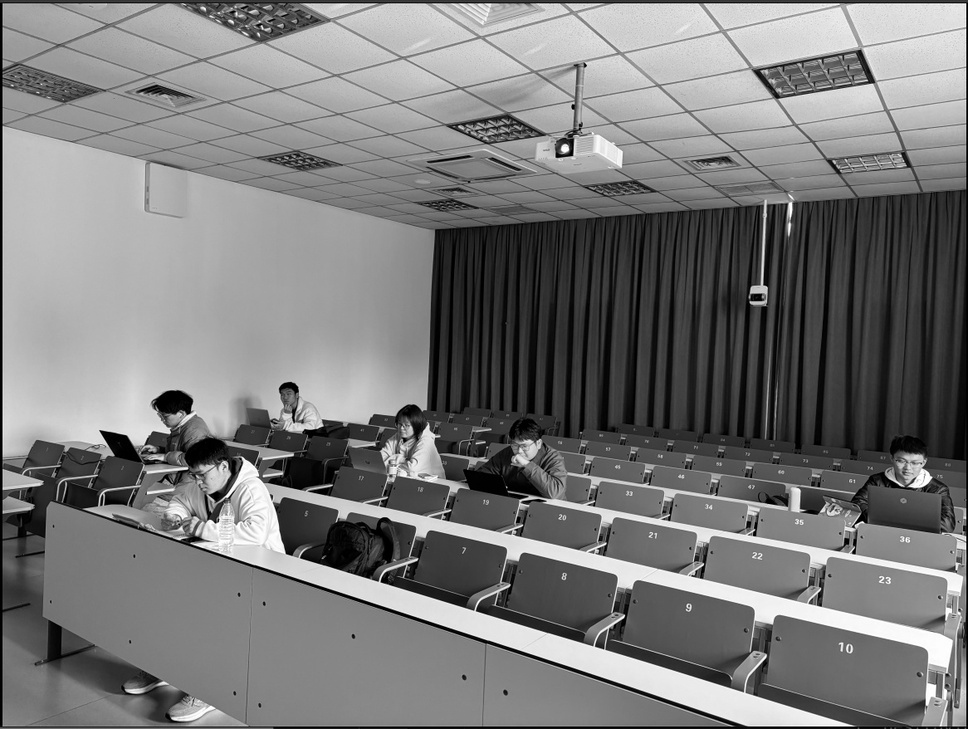
//> input picture hw7/assets/imgB.jpg, 968 x 729 px, shrunk from 1166 x 878 before the run
$ ./blur_restoration   (built with g++ and OpenCV 4)
//> lines starting //> are read from the running program, lines starting //| are printed output that depends on the picture; after the words box and inside, x2 and y2 are one past the last pixel; in counts of white or black regions, pixels touching at a corner belong together
#include <opencv2/opencv.hpp>
#include <iostream>
#include <cmath>

using namespace cv;
using namespace std;

// 四象限交换
void fftShift(Mat& mag) {
    int cx = mag.cols / 2;
    int cy = mag.rows / 2;
    Mat tmp;
    Mat q0(mag, Rect(0, 0, cx, cy));
    Mat q1(mag, Rect(cx, 0, cx, cy));
    Mat q2(mag, Rect(0, cy, cx, cy));
    Mat q3(mag, Rect(cx, cy, cx, cy));

    q0.copyTo(tmp);
    q3.copyTo(q0);
    tmp.copyTo(q3);

    q1.copyTo(tmp);
    q2.copyTo(q1);
    tmp.copyTo(q2);
}

// 生成运动模糊核（直接生成频率域）
Mat generateMotionBlurKernel(Size size, int len, double angle_deg) {
    Mat kernel = Mat::zeros(size, CV_32F);
    Point center(size.width / 2, size.height / 2);
    double angle_rad = angle_deg * CV_PI / 180.0;

    int dx = static_cast<int>(round((len/2) * cos(angle_rad)));
    int dy = static_cast<int>(round((len/2) * sin(angle_rad)));
    Point end1(center.x - dx, center.y - dy);
    Point end2(center.x + dx, center.y + dy);
    line(kernel, end1, end2, Scalar(1.0/len), 1);

    fftShift(kernel);
    Mat planesH[] = { Mat_<float>(kernel.clone()), Mat::zeros(kernel.size(), CV_32F) };
    Mat H;
    merge(planesH, 2, H);
    dft(H, H, DFT_COMPLEX_OUTPUT);

    return H;
}

// 生成大气湍流传递函数
// [68 lines left out: functions generateAtmosphericTurbulenceKernel, constrainedLeastSquaresFilter, not called in this run]

/// @brief 维纳滤波
/// @param complexDegraded
/// @param H
/// @param K
/// @return
Mat wienerFilter(const Mat& complexDegraded, const Mat& H, double K) {
    Mat H_planes[2];
    split(H, H_planes);

    Mat H_conj_planes[] = {H_planes[0], -H_planes[1]};
    Mat H_conj;
    merge(H_conj_planes, 2, H_conj);

    Mat H_mag_abs;
    magnitude(H_planes[0], H_planes[1], H_mag_abs);
    Mat H_mag_sq = H_mag_abs.mul(H_mag_abs);

    Mat numerator;
    mulSpectrums(complexDegraded, H_conj, numerator, 0, true);
    // cout << "numerator:" << numerator << endl;

    Mat denominator;
    // Mat denom_planes[] = {H_mag_sq + K, Mat::zeros(H_mag_sq.size(), CV_32F)};
    // 这里不是复数除法，只有实数部分，但是divide是分别相除，因此两个部分都设置为H_mag_sq + K
    Mat denom_planes[] = {H_mag_sq + K, H_mag_sq + K};
    merge(denom_planes, 2, denominator);

    Mat F_hat;
    divide(numerator, denominator, F_hat);

    Mat test[2];
    split(F_hat, test);

    Mat mag, logMag;
    magnitude(test[0], test[1], mag);
    fftShift(mag);
    mag += Scalar::all(1);
    log(mag, logMag);

    normalize(logMag, logMag, 0, 255, NORM_MINMAX);
    Mat spectrum;
    logMag.convertTo(spectrum, CV_8UC1);
    imshow("Spectrum of test[0]", spectrum);

    merge(test, 2, F_hat);
    idft(F_hat, F_hat, DFT_SCALE);

    Mat planes[2];
    split(F_hat, planes);
    Mat restored;
    normalize(planes[0], restored, 0, 1, NORM_MINMAX);

    return restored;
}

int main() {
    Mat img = imread("../assets/imgB.jpg");
//> img is the input picture: 729 rows x 968 cols, CV_8UC3; min 0, max 255, mean 122.2
    if (img.empty()) {
        cout << "图像加载失败！" << endl;
        return -1;
    }

    Mat grayImg;
    cvtColor(img, grayImg, COLOR_BGR2GRAY);
    grayImg.convertTo(grayImg, CV_32F);
//> grayImg: 729 rows x 968 cols, CV_32FC1

    int M = getOptimalDFTSize(grayImg.rows);
//> M = 729
    int N = getOptimalDFTSize(grayImg.cols);
//> N = 972
    Mat padded;
    copyMakeBorder(grayImg, padded, 0, M-grayImg.rows, 0, N-grayImg.cols, BORDER_REPLICATE); // 改用BORDER_REPLICATE减少边缘效应
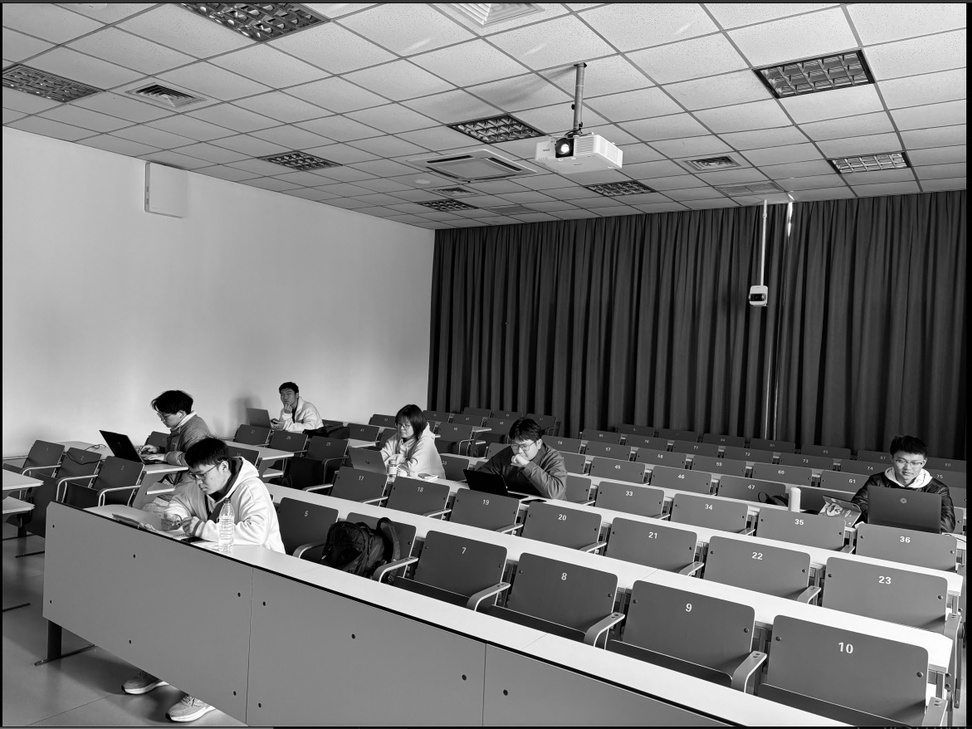
//> padded: 729 rows x 972 cols, CV_32FC1; min 0, max 255, mean 121.7

    Mat H;
    int choice;
    cout << "选择退化模型 (1: 运动模糊, 2: 大气湍流): ";
    cin >> choice;
//> the answer given: 1

    if (choice == 1) {
        int len = 20;
        double angle = 0;
        H = generateMotionBlurKernel(padded.size(), len, angle);
//> in generateMotionBlurKernel, `line(kernel, end1, end2, Scalar(1.0/len), 1);`:
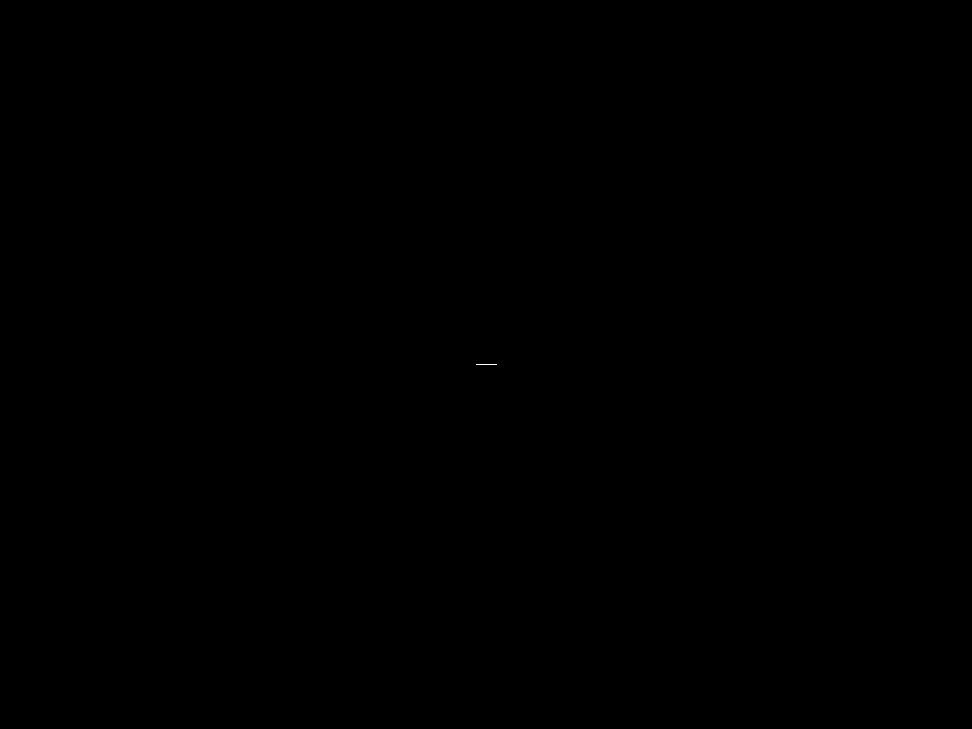
//> kernel: 729 rows x 972 cols, CV_32FC1; values 0 (black) and 0.05 (white), 0% white in thin lines or dots, all inside (x1, y1, x2, y2) = (476, 364, 497, 365)
    } else if (choice == 2) {
        double k = 0.0025;
        H = generateAtmosphericTurbulenceKernel(padded.size(), k);
    } else {
        cout << "无效选择！" << endl;
        return -1;
    }

    Mat planes[] = {padded, Mat::zeros(padded.size(), CV_32F)};
//> planes[1]: 729 rows x 972 cols, CV_32FC1; every value is 0
    Mat complexImg;
    merge(planes, 2, complexImg);
    dft(complexImg, complexImg);

    mulSpectrums(complexImg, H, complexImg, 0);

    idft(complexImg, complexImg, DFT_SCALE);
    split(complexImg, planes);
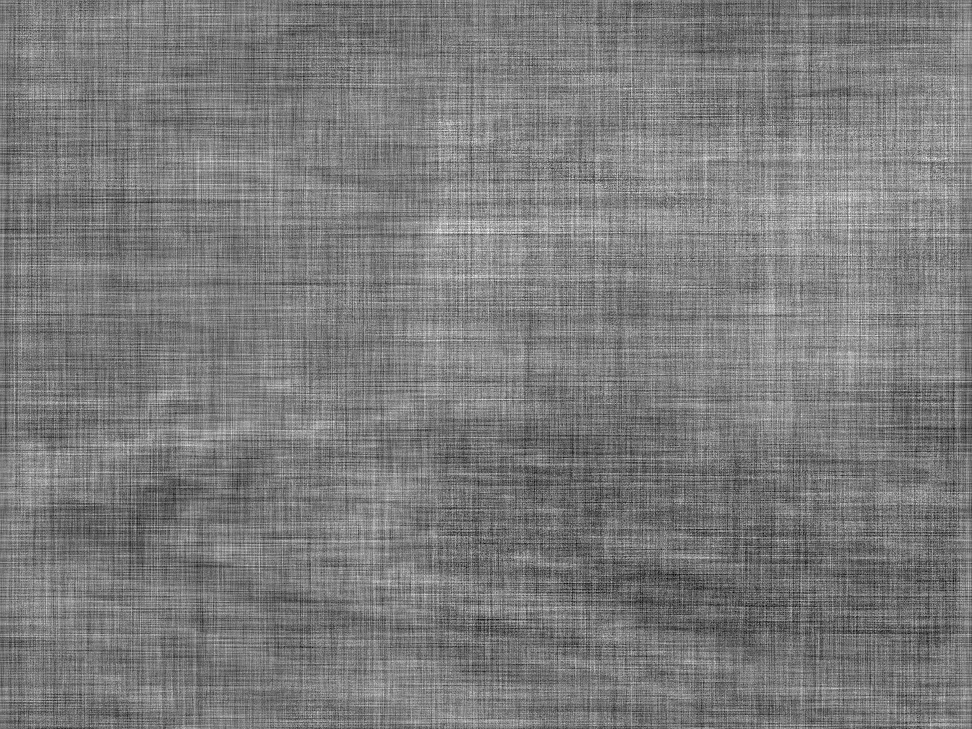
//> planes[1]: 729 rows x 972 cols, CV_32FC1; min -4.74e-05, max 5.05e-05, mean 3.15e-14; drawn with min black and max white
    Mat degraded;
    normalize(planes[0], degraded, 0, 1, NORM_MINMAX);

    Mat planesDegraded[] = {degraded, Mat::zeros(degraded.size(), CV_32F)};
    Mat complexDegraded;
    merge(planesDegraded, 2, complexDegraded);
    dft(complexDegraded, complexDegraded);

    int method;
    cout << "\n选择复原方法 (1: 维纳滤波, 2: 约束最小二乘): ";
    cin >> method;
//> the answer given: 1

    Mat restored;
    switch (method) {
        case 1: {
            double K = 0.01;
            restored = wienerFilter(complexDegraded, H, K);
//> in wienerFilter, `imshow("Spectrum of test[0]", spectrum);`:
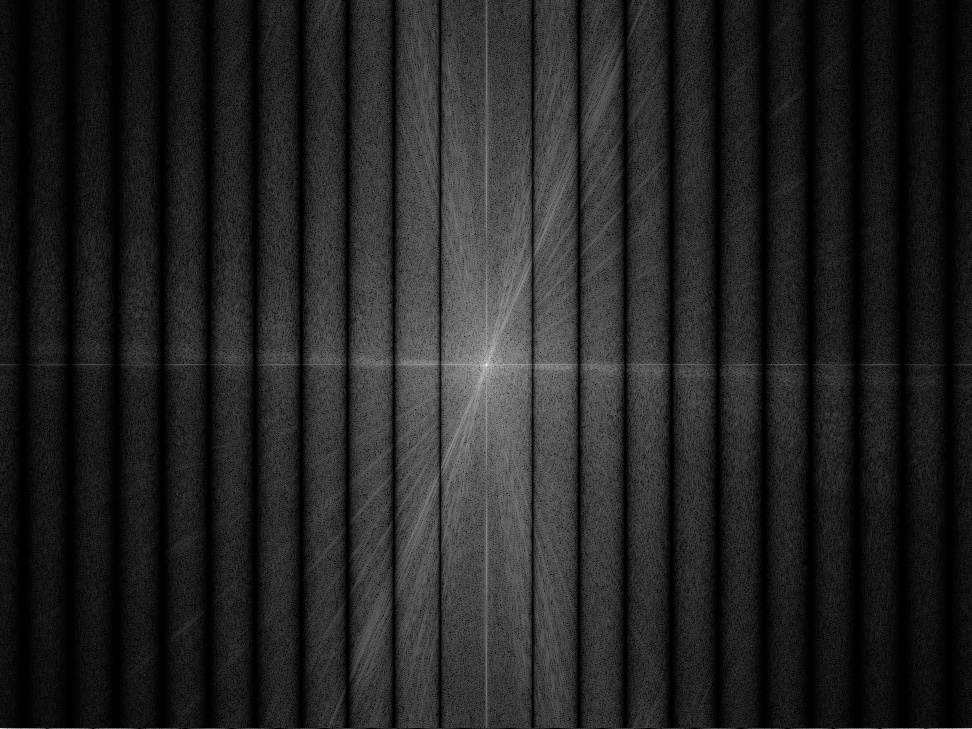
//> window 'Spectrum of test[0]': 729 rows x 972 cols, CV_8UC1; min 0, max 255, mean 35.6
//> in wienerFilter, `split(F_hat, planes);`:
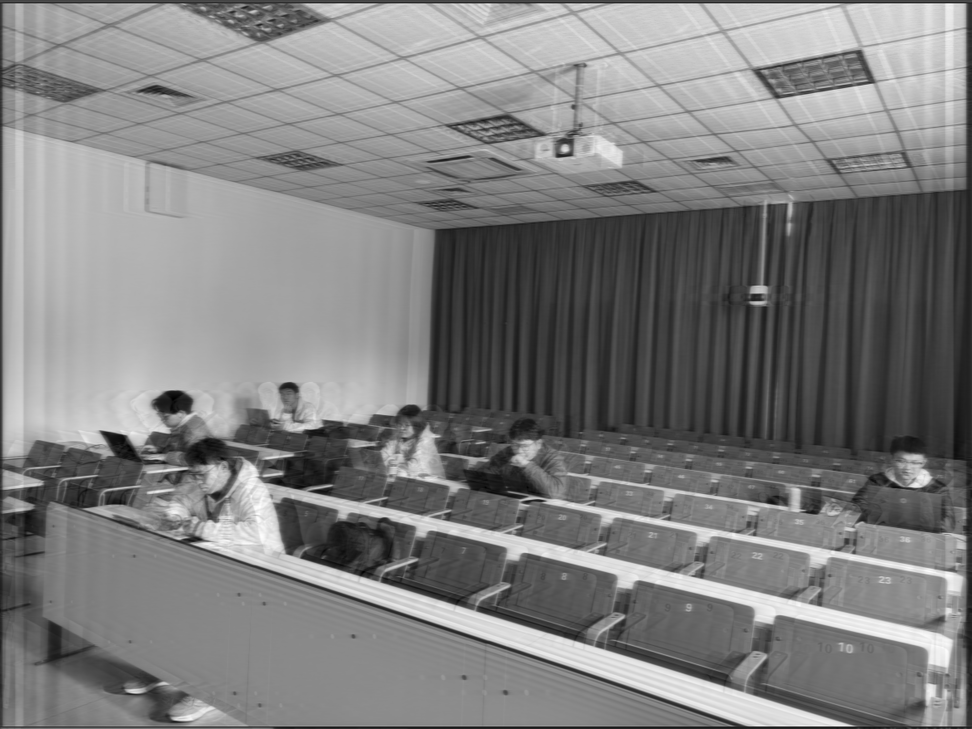
//> planes[0]: 729 rows x 972 cols, CV_32FC1; min -0.101, max 1, mean 0.451; drawn with min black and max white
//> in wienerFilter, `split(F_hat, planes);`:
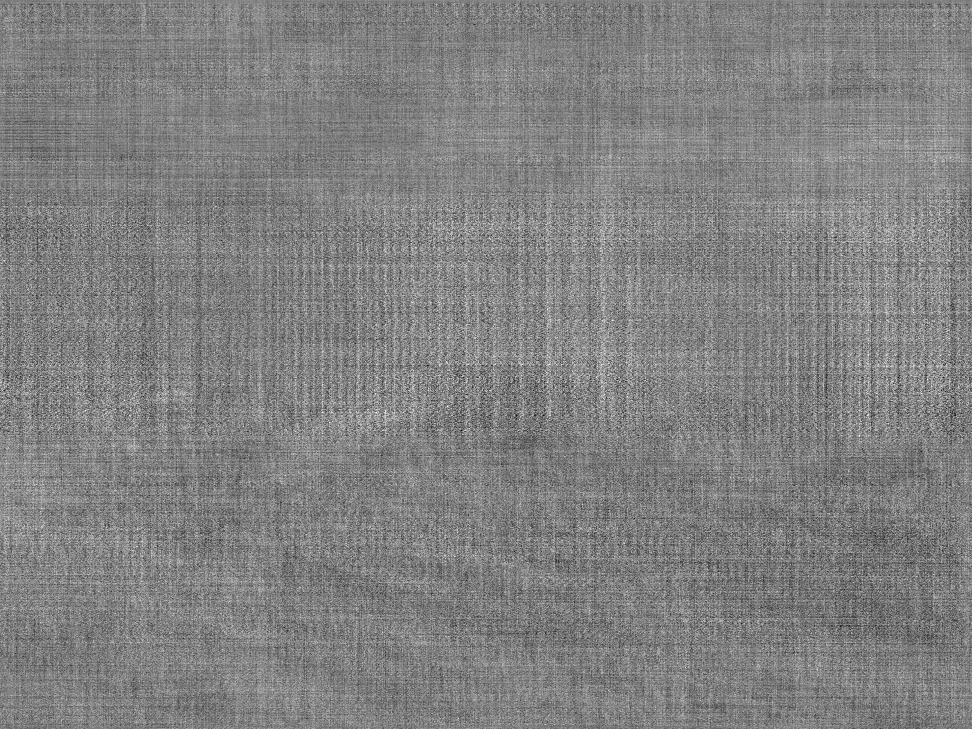
//> planes[1]: 729 rows x 972 cols, CV_32FC1; min -3.53e-07, max 3.43e-07, mean 2.16e-16; drawn with min black and max white
            break;
        }
        case 2: {
            double gamma = 0.001;  // 需要调整的参数
            restored = constrainedLeastSquaresFilter(complexDegraded, H, gamma);
            break;
        }
        default:
            cout << "无效选择，使用默认维纳滤波" << endl;
            restored = wienerFilter(complexDegraded, H, 0.01);
    }

    Mat degradedDisplay, restoredDisplay;
    degraded.convertTo(degradedDisplay, CV_8U, 255);
    restored.convertTo(restoredDisplay, CV_8U, 255);

    string modelName;
    switch (choice) {
        case 1: modelName = "motion"; break;
        case 2: modelName = "atmospheric"; break;
        default: modelName = "unknown";
    }
    string methodName;
    switch (method) {
        case 1: methodName = "wiener"; break;
        case 2: methodName = "clsq"; break;
        default: methodName = "default";
    }
    string prefix = modelName + "_" + methodName;
    string degradedPath = "../assets/results/" + prefix + "_degraded.png";
    string restoredPath = "../assets/results/" + prefix + "_restored.png";

    imwrite(degradedPath, degradedDisplay);
    imwrite(restoredPath, restoredDisplay);

    Mat displayGray_1;
    normalize(grayImg, displayGray_1, 0.0, 1.0, NORM_MINMAX);
    imshow("原图", displayGray_1);
    imshow("退化图像", degradedDisplay);
    imshow("复原图像", restoredDisplay);
    waitKey(0);

    return 0;
}

$ run again, with hw7/assets/imgA.jpg copied over hw7/assets/imgB.jpg
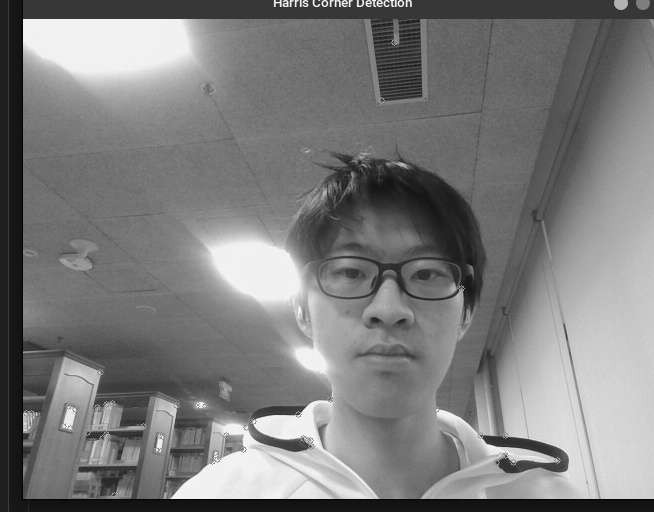
//> input picture hw7/assets/imgA.jpg, 654 x 512 px
//> img is the input picture: 512 rows x 654 cols, CV_8UC3; min 0, max 255, mean 124
//> kernel: 512 rows x 675 cols, CV_32FC1; values 0 (black) and 0.05 (white), 0.01% white in thin lines or dots, all inside (x1, y1, x2, y2) = (327, 256, 348, 257)
//> in wienerFilter, `imshow("Spectrum of test[0]", spectrum);`:
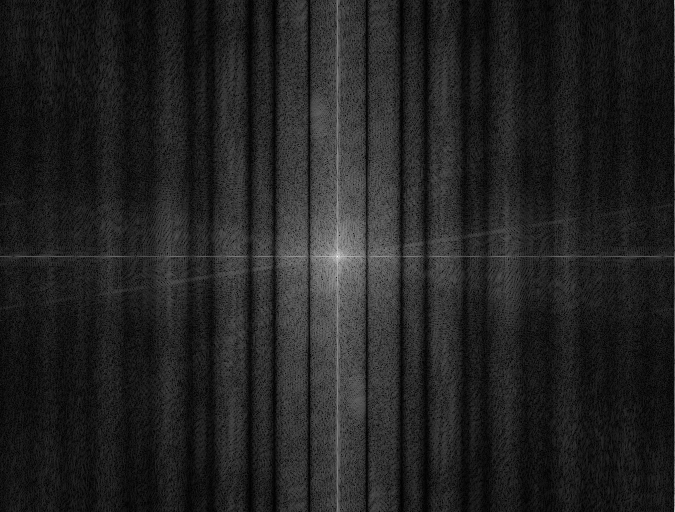
//> window 'Spectrum of test[0]': 512 rows x 675 cols, CV_8UC1; min 0, max 255, mean 34.2
//> in wienerFilter, `split(F_hat, planes);`:
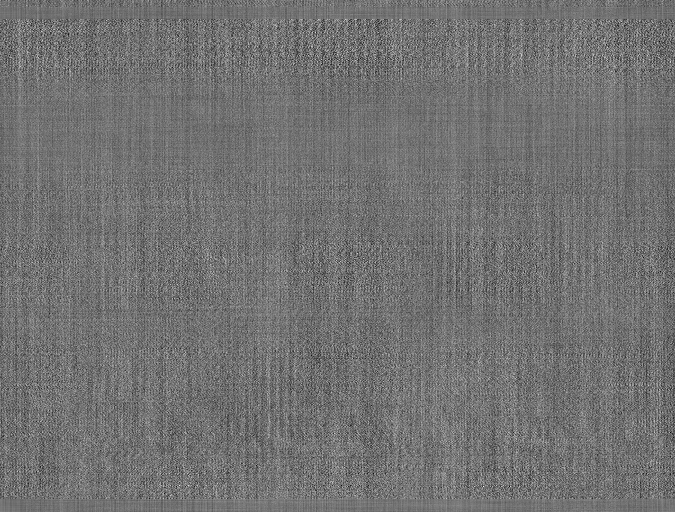
//> planes[1]: 512 rows x 675 cols, CV_32FC1; min -3.43e-07, max 4.23e-07, mean 7.89e-17; drawn with min black and max white
